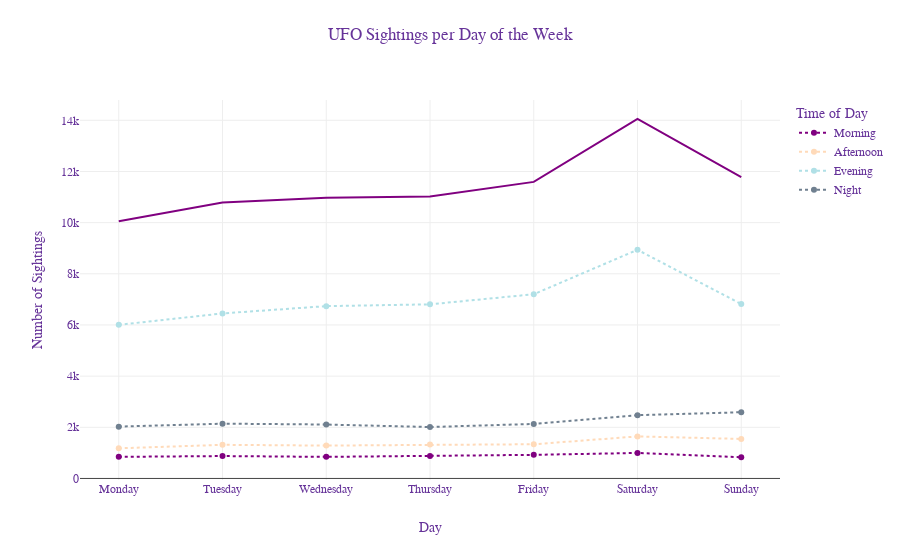

Write notebook code for a chart like this one.
### Code cell
# Create line graph of ufo sightings per time of day per day of week
fig = px.line(day_of_week, x=day_of_week.index, y='total', title='UFO Sightings per Day of the Week')

# Add line graph for morning sightings
fig.add_scatter(x=morning.index, 
                y=morning.values, 
                name='Morning', 
                line=dict(color='salmon', width=2, dash='dot'))

# Update line color
fig.update_traces(line_color='purple')

# Add line graph for afternoon sightings
fig.add_scatter(x=afternoon.index, 
                y=afternoon.values, 
                name='Afternoon', 
                line=dict(color='peachpuff', width=2, dash='dot'))

# Add line graph for evening sightings
fig.add_scatter(x=evening.index, 
                y=evening.values, 
                name='Evening', 
                line=dict(color='powderblue', width=2, dash='dot'))

# Add line graph for night sightings
fig.add_scatter(x=night.index, 
                y=night.values, 
                name='Night', 
                line=dict(color='slategrey', width=2, dash='dot'))

# Update layout
fig.update_layout(
    title={
        'text': "UFO Sightings per Day of the Week",
        'y':0.95,
        'x':0.5,
        'xanchor': 'center',
        'yanchor': 'top'},
    xaxis_title="Day",
    yaxis_title="Number of Sightings",
    legend_title="Time of Day",
    font=dict(
        family="Courier New, monospace",
        size=12,
        color="RebeccaPurple"
    )
)

# Show graph
fig.show()

### Figure 1 — Plotly figure (JSON) as saved in the notebook; plotly's stock layout.template omitted (floating-point values rounded to 4 significant figures)
{"data": [{"hovertemplate": "day_of_week=%{x}<br>total=%{y}<extra></extra>", "legendgroup": "", "line": {"color": "purple", "dash": "solid"}, "marker": {"symbol": "circle"}, "mode": "lines", "name": "", "orientation": "v", "showlegend": false, "type": "scatter", "x": ["Monday", "Tuesday", "Wednesday", "Thursday", "Friday", "Saturday", "Sunday"], "xaxis": "x", "y": [10055, 10784, 10973, 11020, 11593, 14051, 11781], "yaxis": "y"}, {"line": {"color": "purple", "dash": "dot", "width": 2}, "name": "Morning", "type": "scatter", "x": ["Monday", "Tuesday", "Wednesday", "Thursday", "Friday", "Saturday", "Sunday"], "y": [845, 876, 844, 879, 923, 997, 829]}, {"line": {"color": "peachpuff", "dash": "dot", "width": 2}, "name": "Afternoon", "type": "scatter", "x": ["Monday", "Tuesday", "Wednesday", "Thursday", "Friday", "Saturday", "Sunday"], "y": [1179, 1315, 1285, 1325, 1337, 1643, 1545]}, {"line": {"color": "powderblue", "dash": "dot", "width": 2}, "name": "Evening", "type": "scatter", "x": ["Monday", "Tuesday", "Wednesday", "Thursday", "Friday", "Saturday", "Sunday"], "y": [6005, 6451, 6736, 6806, 7201, 8938, 6818]}, {"line": {"color": "slategrey", "dash": "dot", "width": 2}, "name": "Night", "type": "scatter", "x": ["Monday", "Tuesday", "Wednesday", "Thursday", "Friday", "Saturday", "Sunday"], "y": [2026, 2142, 2108, 2010, 2132, 2473, 2589]}], "layout": {"font": {"color": "RebeccaPurple", "family": "Courier New, monospace", "size": 12}, "legend": {"title": {"text": "Time of Day"}, "tracegroupgap": 0}, "title": {"text": "UFO Sightings per Day of the Week", "x": 0.5, "xanchor": "center", "y": 0.95, "yanchor": "top"}, "xaxis": {"anchor": "y", "domain": [0, 1], "title": {"text": "Day"}}, "yaxis": {"anchor": "x", "domain": [0, 1], "title": {"text": "Number of Sightings"}}}}
